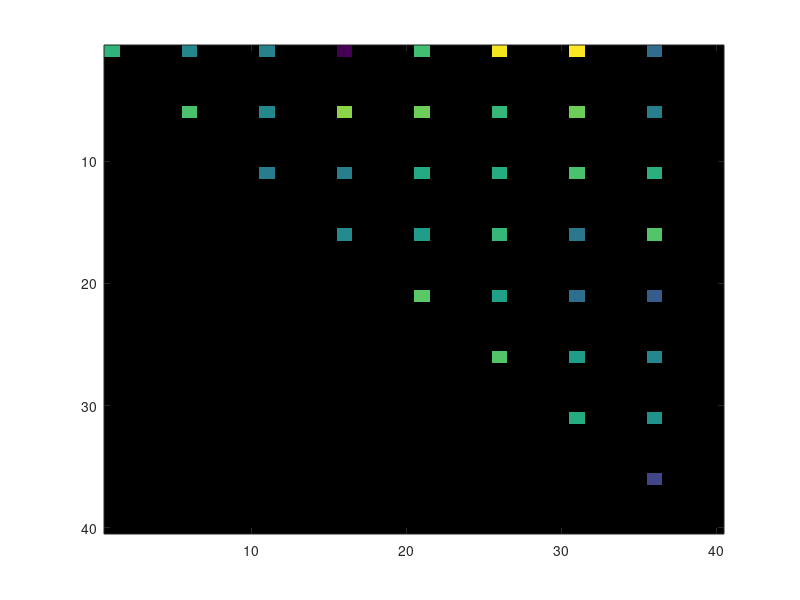

This chart was generated by the following MATLAB code: (Note: this script raises an error after producing the figure.)
n=5;
a = randn(8*n, 8*n)*nan;
%%

count = 0;
col = [];
row = [];

for i = 1:n:8*n
    for j = i:n:8*n
        a(i, j) = randn*10;
        col(count+1) = j; 
        row(count+1) = i;
        mapv(count+1) = a(i, j);
        count = count+1;
    end
end
imagesc(a)

%%
[xq, yq] = meshgrid(1:8*n, 1:8*n);
vq = griddata(col, row, mapv, xq, yq, 'natural');
imagesc(vq)

%%
F= scatteredInterpolant(col(:),row(:),mapv(:),'natural','none');
mapvq=F(xq,yq);

figure
imagesc(mapvq)

%%
  n = 256;
  y0 = peaks(n);
  y = y0 + randn(size(y0))*2;
  I = randperm(n^2);
  y(I(1:n^2*0.5)) = NaN; % lose 1/2 of data
  y(40:90,140:190) = NaN; % create a hole
  z = ezsmoothn(y); % smooth data
  subplot(2,2,1:2), imagesc(y), axis equal off
  title('Noisy corrupt data')
  subplot(223), imagesc(z), axis equal off
  title('Recovered data ...')
  subplot(224), imagesc(y0), axis equal off
  title('... compared with the actual data')